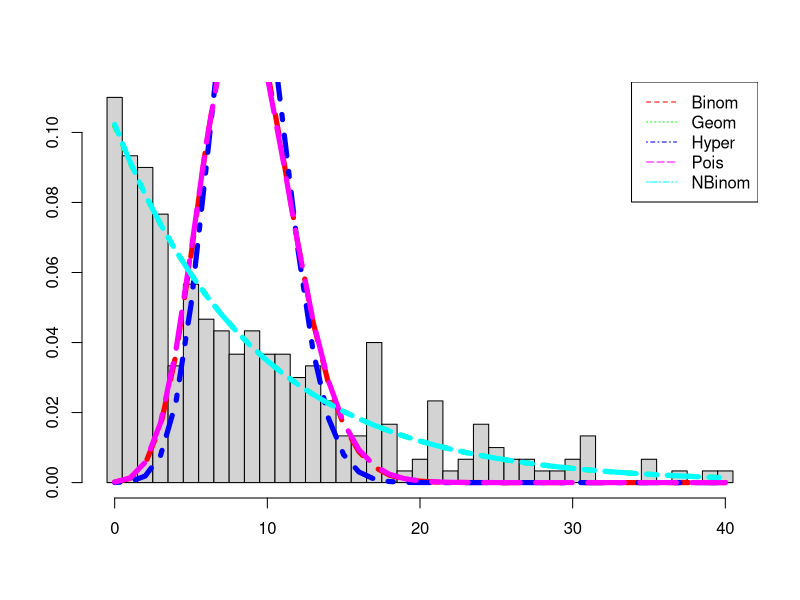

Here is the R script that generated this plot:
library(MASS)

rm(list=ls())
cat("\014")

mysteryDATA = read.table(file="mysteryDATA.dat")
attach(mysteryDATA)
#summary(mysteryDATA)

#choose data set
data=d10

#choose appropriate spacing and eliminate bad distributions
by=1
isDisc = TRUE
isExp = TRUE
isGamma = TRUE
isBeta = TRUE
for(i in data){
	if((i %% 1) > 0){
		by=(max(data)-min(data))/20
		isDisc = FALSE
	}
	if(i < 0){
		isExp = FALSE
		isGamma = FALSE
		isBeta = FALSE
	}
  if(i > 1){
    isBeta = FALSE
  }
}

#plot histogram of data set
seq=seq(min(data)-by/2,max(data)+by/2,by)
hist(data,seq,prob=TRUE,main="",xlab="",ylab="")
#summary(data)

#find best fit distribution
if(isDisc){
	fitBinom = TRUE
	fitGeom = fitdistr(data,"geometric")
	fitHyper = TRUE
	fitPois = fitdistr(data,"Poisson")
	fitNBinom = fitdistr(data,"negative binomial") 
} else {
	fitUnif = TRUE
	fitNorm = fitdistr(data,"normal")
	if(isExp){fitExp = fitdistr(data,"exponential",rate=1)}
	if(isGamma){fitGamma = fitdistr(data,"gamma",list(shape = 1,rate = 1))}
	#fitChiSq = fitdistr(data,"chi-squared", list(df=length(data)-1, ncp=1))
	if(isBeta){
	  fitBeta = fitdistr(data,"beta", list(shape1 = 1, shape2 = 1))
	}
}

#print/plot viable distribution(s)
if(!isDisc){by = by / 100}
x=seq(min(data),max(data),by)
clegend=NULL; ccol=NULL; clty=NULL
#discrete distributions
if(exists("fitBinom")){
  print(c("size = ",length(data),"prob = ",mean(data)))
  line=dbinom(x,size=length(data),prob=mean(data)/length(data)/by)
  lines(x,line,col="red",lty="dashed",lwd=5)
  clegend=c(clegend,"Binom"); ccol=c(ccol,"red"); clty=c(clty,2)
}
if(exists("fitGeom")){
  print(fitGeom)
  line=dgeom(x,prob=fitGeom$estimate[1])
  lines(x,line,col="green",lty="dotted",lwd=5)
  clegend=c(clegend,"Geom"); ccol=c(ccol,"green"); clty=c(clty,3)
}
if(exists("fitHyper")){
  print(c("m = ", round(mean(data)*length(data)/max(data)), "n = ", length(data)-round(mean(data)*length(data)/max(data)), "k = ",max(data)))
  line=dhyper(x,m=round(mean(data)*length(data)/max(data)),n=length(data)-round(mean(data)*length(data)/max(data)),k=max(data))
  lines(x,line,col="blue",lty="dotdash",lwd=5)
  clegend=c(clegend,"Hyper"); ccol=c(ccol,"blue"); clty=c(clty,4)
}
if(exists("fitPois")){
  print(fitPois)
  line=dpois(x,lambda=fitPois$estimate[1])
  lines(x,line,col="magenta",lty="longdash",lwd=5)
  clegend=c(clegend,"Pois"); ccol=c(ccol,"magenta"); clty=c(clty,5)
}
if(exists("fitNBinom")){
  print(fitNBinom)
  line=dnbinom(x,size=fitNBinom$estimate[1],mu=fitNBinom$estimate[2])
  lines(x,line,col="cyan",lty="twodash",lwd=5)
  clegend=c(clegend,"NBinom"); ccol=c(ccol,"cyan"); clty=c(clty,6)
}
#continuous distributions
if(exists("fitUnif")){
  print(c("min = ", min(data), "max = ", max(data)))
  line=dunif(x,min=min(data),max=max(data))
  lines(x,line,col="red",lty=2,lwd=5)
  clegend=c(clegend,"Unif"); ccol=c(ccol,"red"); clty=c(clty,2)
}
if(exists("fitNorm")){
  print(fitNorm)
  line=dnorm(x,mean=fitNorm$estimate[1],sd=fitNorm$estimate[2])
  lines(x,line,col="green",lty=3,lwd=5)
  clegend=c(clegend,"Norm"); ccol=c(ccol,"green"); clty=c(clty,3)
}
if(exists("fitExp")){
  print(fitExp)
  line=dexp(x,rate=fitExp$estimate[1])
  lines(x,line,col="blue",lty=4,lwd=5)
  clegend=c(clegend,"Exp"); ccol=c(ccol,"blue"); clty=c(clty,4)
}
if(exists("fitGamma")){
  print(fitGamma)
  line=dgamma(x,shape=fitGamma$estimate[1],rate=fitGamma$estimate[2])
  lines(x,line,col="magenta",lty=5,lwd=5)
  clegend=c(clegend,"Gamma"); ccol=c(ccol,"magenta"); clty=c(clty,5)
}
#if(exists("fitChiSq")){
#  print(fitChiSq)
#  line=dchisq(x,df=fitChiSq$estimate[1])
#  lines(x,line,col="cyan",lty=6,lwd=5)
#  clegend=c(clegend,"ChiSq"); ccol=c(ccol,"cyan"); clty=c(clty,6)
#}
if(exists("fitBeta")){
  print(fitBeta)
  line=dbeta(x,shape1=fitBeta$estimate[1],shape2=fitBeta$estimate[2])
  lines(x,line,col="orange",lty=6,lwd=5)
  clegend=c(clegend,"Beta"); ccol=c(ccol,"orange"); clty=c(clty,6)
}
legend("topright",legend=clegend,col=ccol,lty=clty,lwd=1)